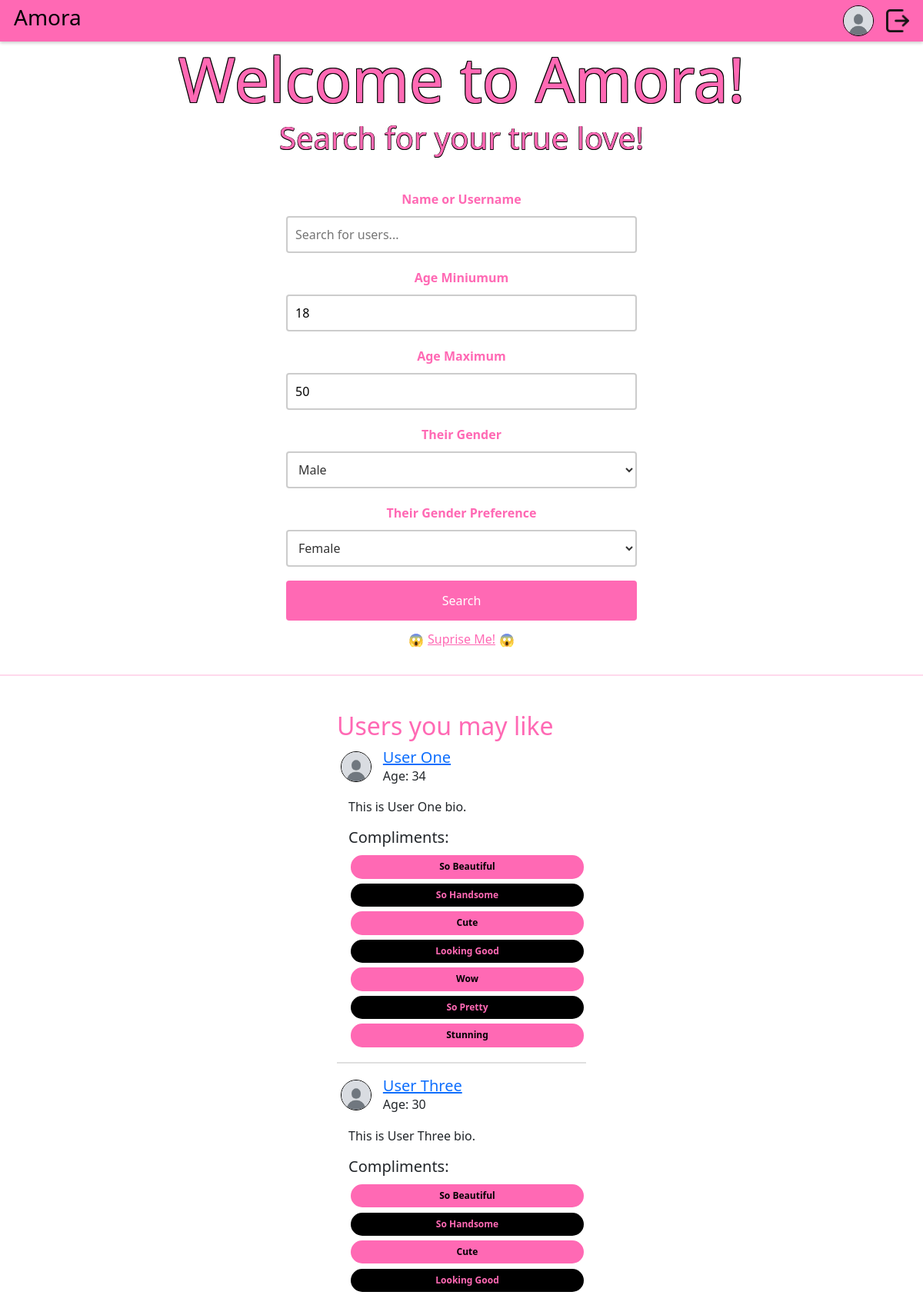
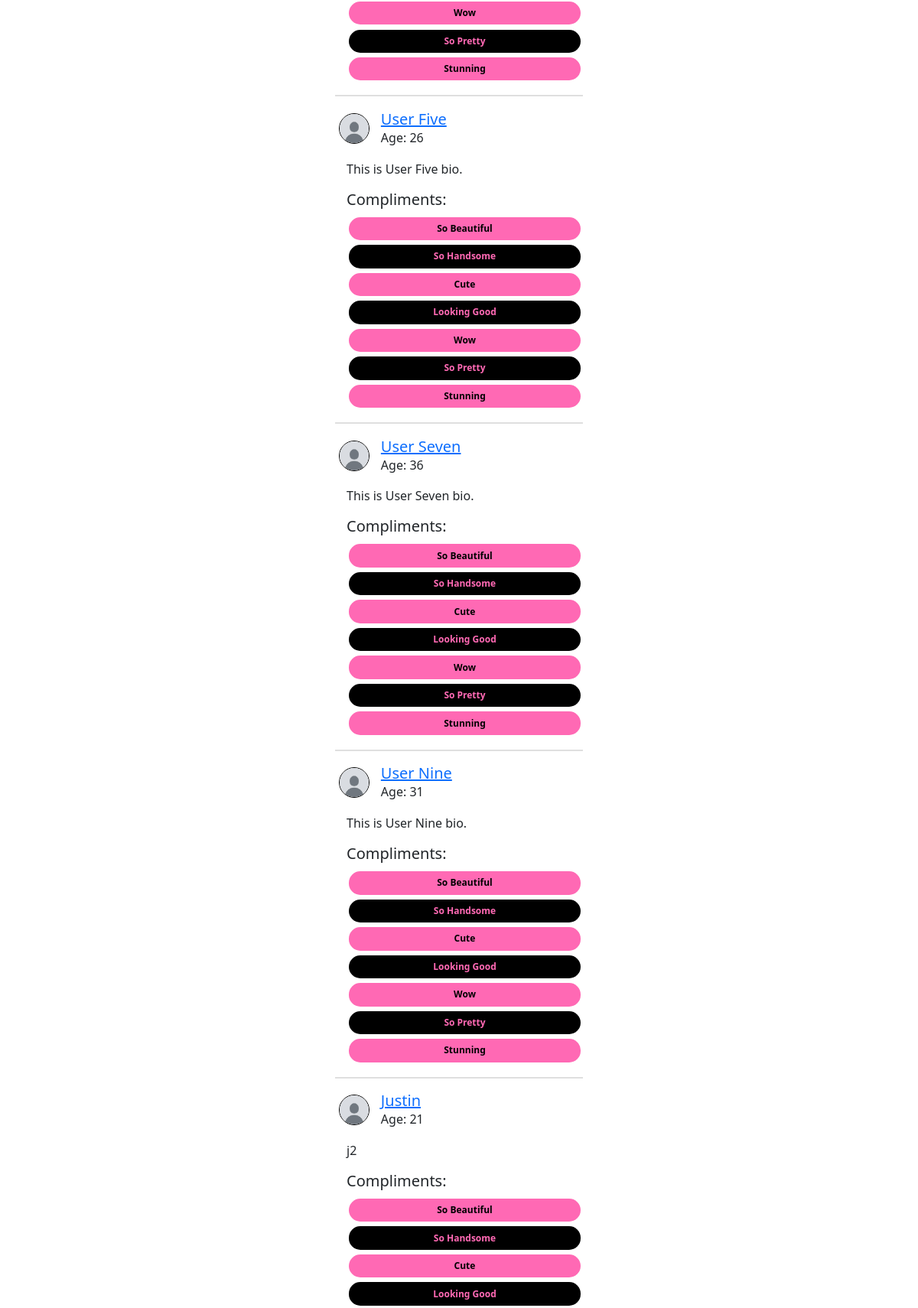
Page / (signed in, upper part) on the committed database (2 pictures, top to bottom).
### DatingApp/model.py (models this page shows)
class Profile(db.Model):
    id: Mapped[int] = mapped_column(primary_key=True)
    user_id: Mapped[int] = mapped_column(ForeignKey("user.id"), unique=True)
    user: Mapped["User"] = relationship(
        back_populates="profile",
        single_parent=True,
    )
    fullname: Mapped[str] = mapped_column(String(128))
    bio: Mapped[Optional[str]] = mapped_column(Text)
    instagram_username: Mapped[Optional[str]] = mapped_column(String(64))
    birth_year: Mapped[Optional[int]] = mapped_column(Integer)
    age_minimum: Mapped[Optional[int]] = mapped_column(Integer)
    age_maximum: Mapped[Optional[int]] = mapped_column(Integer)
    gender: Mapped[Optional[str]] = mapped_column(String(16))
    genderPreference: Mapped[Optional[str]] = mapped_column(String(16))
    photo_id: Mapped[Optional[int]] = mapped_column(ForeignKey("photo.id"))
    photo: Mapped[Optional["Photo"]] = relationship(back_populates="profile")

class User(flask_login.UserMixin, db.Model):
    id: Mapped[int] = mapped_column(primary_key=True)
    email: Mapped[str] = mapped_column(String(128), unique=True)
    username: Mapped[str] = mapped_column(String(64))
    password: Mapped[str] = mapped_column(String(256))
    profile: Mapped["Profile"] = relationship(back_populates="user")
    liking: Mapped[List["User"]] = relationship(
        secondary=LikingAssociation.__table__,
        primaryjoin=LikingAssociation.liker_id == id,
        secondaryjoin=LikingAssociation.liked_id == id,
        back_populates="likers",
    )
    likers: Mapped[List["User"]] = relationship(
        secondary=LikingAssociation.__table__,
        primaryjoin=LikingAssociation.liked_id == id,
        secondaryjoin=LikingAssociation.liker_id == id,
        back_populates="liking",
    )
    blocking: Mapped[List["User"]] = relationship(
        secondary=BlockingAssociation.__table__,
        primaryjoin=BlockingAssociation.blocker_id == id,
        secondaryjoin=BlockingAssociation.blocked_id == id,
        back_populates="blockers",
    )
    blockers: Mapped[List["User"]] = relationship(
        secondary=BlockingAssociation.__table__,
        primaryjoin=BlockingAssociation.blocked_id == id,
        secondaryjoin=BlockingAssociation.blocker_id == id,
        back_populates="blocking",
    )
    sent_proposals: Mapped[List["DateProposal"]] = relationship(
        back_populates="proposer", foreign_keys="DateProposal.proposer_id"
    )
    received_proposals: Mapped[List["DateProposal"]] = relationship(
        back_populates="recipient", foreign_keys="DateProposal.recipient_id"
    )
    sent_compliments: Mapped[List["Compliments"]] = relationship(
        back_populates="sender", foreign_keys="Compliments.sender_id"
    )
    received_compliments: Mapped[List["Compliments"]] = relationship(
        back_populates="recipient", foreign_keys="Compliments.recipient_id"
    )

### DatingApp/main.py (the view)
@bp.route("/")
@flask_login.login_required
def index():
    curUser = flask_login.current_user
    current_year = datetime.now().year
    age_min = current_year - curUser.profile.age_maximum
    age_max = current_year - curUser.profile.age_minimum
    gender_pref = curUser.profile.genderPreference
    blocked_users = [blocked_user.id for blocked_user in curUser.blocking]
    curAge = current_year - curUser.profile.birth_year
    defaultUsers = db.session.query(model.User).join(model.Profile).filter(
        model.User.id != curUser.id,
        model.Profile.birth_year.between(age_min, age_max),
        model.User.id.notin_(blocked_users),
        model.Profile.gender == gender_pref,
        model.Profile.genderPreference == curUser.profile.gender,
        (model.Profile.age_maximum >= curAge) &
        (model.Profile.age_minimum <= curAge)
        ).limit(10).all()
    compliments = ["So Beautiful", "So Handsome", "Cute", "Looking Good", "Wow", "So Pretty", "Stunning"]
    return render_template("main/index.html", user=curUser, defaultUsers = defaultUsers, current_year=current_year, compliments=compliments)

### DatingApp/__init__.py (called while the page is built)
def create_app(test_config=None):
    app = Flask(__name__)
    app.config["SECRET_KEY"] = "93220d9b340cf9a6c39bac99cce7daf220167498f91fa"
    app.config["SQLALCHEMY_DATABASE_URI"] = "sqlite:///DatingApp.db"
    login_manager = LoginManager()
    login_manager.login_view = 'auth.login'
    login_manager.init_app(app)
    from . import model
    @login_manager.user_loader
    def load_user(user_id):
        return db.session.get(model.User, int(user_id))
    db.init_app(app)
    from . import main
    from . import auth
    app.register_blueprint(main.bp)
    app.register_blueprint(auth.bp)
    return app

### DatingApp/templates/main/index.html (shortened to what this page needs)
{% extends 'base.html' %}
{% block content %}
    <section class="welcome-section">
        <h1>Welcome to Amora!</h1>
        <h4>Search for your true love!</h4>
        <form action = "{{url_for('main.search')}}" method = "get">
            <div class = "searchContainer">
                <label for="name">Name or Username</label>
                <input type="text" name="name" placeholder="Search for users...">
                <label for="gender">Age Miniumum</label>
                <input type="number" name="age_minimum" placeholder="Min age" value="{{ user.profile.age_minimum }}" min="18" max="100">
                <label for="gender">Age Maximum</label>
                <input type="number" name="age_maximum" placeholder="Max age" value="{{ user.profile.age_maximum }}" min="18" max="100">
                <label for="gender">Their Gender</label>
                <select name="gender">
                    <option value="male" {% if user.profile.genderPreference == 'male' %}selected{% endif %}>Male</option>
                </select>
                <label for="genderPreference">Their Gender Preference</label>
                <select name="genderPreference">
                    <option value="female" {% if user.profile.gender == 'female' %}selected{% endif %}>Female</option>
                </select>
                <button type="submit">Search</button>
                <div style="display: flex; vertical-align: middle">
                    <p class="emoji"> &#128561</p>
                    <a href="{{ url_for('main.getRandom') }}" class="mt-1" style="text-align: center; color: #ff69b4; width: 100%" role="button">Suprise Me!</a>
                    <p class="emoji"> &#128561</p>
                </div>
            </div>
        </form>
        <hr style="border: 1.5px solid ; color:#ff69b4; width: 100%">
        <div style="display: flex; justify-content: space-evenly">
            {% if defaultUsers %}
            <div class="listUsers">
                <br>
                <h2>Users you may like</h2>
                {% for user in defaultUsers %}
                    <div class="userRow">
                        {% if user.profile.photo %}
                            <img src="{{ url_for('static', filename='photos/photo-' ~ user.profile.photo.id ~ '.' ~ user.profile.photo.file_extension) }}" class="pfpSmall" alt="Profile photo" style="margin-right: 15px;">
                        {% else %}
                            <img src="{{ url_for('static', filename='photos/defaultPfp.jpg') }}" class="pfpSmall" alt="Default profile photo" style="margin-right: 15px;">
                        {% endif %}
                        <div style="display: flex; flex-direction: column;">
                            <h5 style="margin: 0;"><a href="{{ url_for('main.profile', user_id=user.id) }}">{{ user.profile.fullname }}</a></h5>
                            <p style="margin: 0;">Age: {{ current_year - user.profile.birth_year }}</p>
                        </div>
                    </div>
                    <p style="margin-left: 15px;">{{ user.profile.bio }}</p>
                    <div class="compliments">
                        <h5>Compliments:</h5>
                            {% for compliment in compliments %}
                            <button class="compliment" data-user-id="{{ user.id }}" data-message="{{ compliment }}">
                                {{ compliment }}
                              </button>
                            {% endfor %}
                    </div>
                    <hr style="border: 0.5px solid; color: grey; width: 100%;">
                {% endfor %}
            </div>
            {% endif %}
        </div>
    </section>
{% endblock %}

### DatingApp/static/DatingApp.css (style rules this page uses)
body { background: #f2f3f5; }
.pfpSmall { width: 40px; height: 40px; border-radius: 50%; object-fit: cover; border: 1.5px solid #000; }
.welcome-section h1 { font-size: 5em; margin: 0; padding: 0; text-align: center; color: #ff69b4; text-shadow: 1px 1px 0 #000, -1px -1px 0 #000, 1px -1px 0 #000, -1px 1px 0 #000; }
.welcome-section h4 { font-size: 2.5em; margin: 0; padding: 5px 0px 10px 0px; text-align: center; color: #ff69b4; text-shadow: 0.5px 0.5px 0 #000, -0.5px -0.5px 0 #000, 0.5px -0.5px 0 #000, -0.5px 0.5px 0 #000; }
.searchContainer { display: flex; flex-direction: column; width: 40%; margin: 1% auto; padding: 1% 1%; align-items: center; }
.searchContainer input[type="text"] { width: 100%; padding: 10px; margin: 10px 0; box-sizing: border-box; border: 2px solid #ccc; border-radius: 4px; }
.searchContainer label { font-weight: bold; padding-top: 10px; color: #ff69b4; }
.searchContainer input[type="number"] { width: 100%; padding: 10px; margin: 10px 0; box-sizing: border-box; border: 2px solid #ccc; border-radius: 4px; }
.searchContainer select { width: 100%; padding: 10px; margin: 10px 0; box-sizing: border-box; border: 2px solid #ccc; border-radius: 4px; background-color: white; color: #333; font-size: 1em; }
.searchContainer option { padding: 10px; }
.searchContainer button { width: 100%; background-color: #ff69b4; color: white; padding: 14px 20px; margin: 8px 0; border: none; border-radius: 4px; cursor: pointer; }
.listUsers { display: flex; flex-direction: column; padding: 0.5% 1.5%; width: 30%; word-break: break-word; }
.listUsers h2 { color: #ff69b4; }
.userRow { display: flex; flex-direction: row; padding: 0.5% 1.5%; align-items: center; margin-bottom: 15px; }
.emoji { margin: 5px 5px; }
.compliments { margin-left: 15px; display: flex; flex-direction: column; }
.compliment { border-radius: 15px; border: 0px solid #ff69b4; margin: 1% 1%; padding: 2% 4%; background-color: #ff69b4; font-weight: bold; font-size: 12px; }
.compliment:nth-child(odd) { background-color: #000; color: #ff69b4; }

### rows in the picture
Profile: age_minimum "18", age_maximum "50", gender "Male", genderPreference "Female"
User: profile.fullname "User One", profile.bio "This is User One bio.", compliments "So Beautiful" "So Handsome" "Cute" "Looking Good" "Wow" "So Pretty" "Stunning"
Profile: current_year-user.profile.birth_year "34"
User: profile.fullname "User Three", profile.bio "This is User Three bio.", compliments "So Beautiful" "So Handsome" "Cute" "Looking Good" "Wow" "So Pretty" "Stunning"
Profile: current_year-user.profile.birth_year "30"
User: profile.fullname "User Five", profile.bio "This is User Five bio.", compliments "So Beautiful" "So Handsome" "Cute" "Looking Good" "Wow" "So Pretty" "Stunning"
Profile: current_year-user.profile.birth_year "26"
User: profile.fullname "User Seven", profile.bio "This is User Seven bio.", compliments "So Beautiful" "So Handsome" "Cute" "Looking Good" "Wow" "So Pretty" "Stunning"
Profile: current_year-user.profile.birth_year "36"
User: profile.fullname "User Nine", profile.bio "This is User Nine bio.", compliments "So Beautiful" "So Handsome" "Cute" "Looking Good" "Wow" "So Pretty" "Stunning"
Profile: current_year-user.profile.birth_year "31"
User: profile.fullname "Justin", profile.bio "j2", compliments "So Beautiful" "So Handsome" "Cute" "Looking Good"
Profile: current_year-user.profile.birth_year "21"
